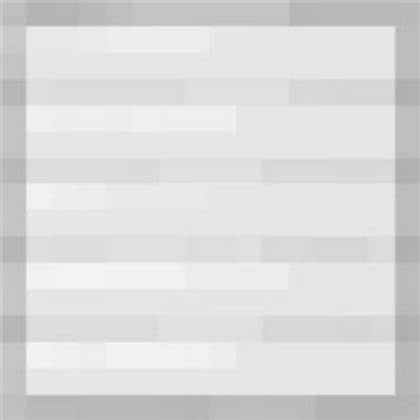
#> input picture materials/Iron_block.jpg, 420 x 420 px
$ python origin.py Iron_block.jpg 5 out.png
#> lines starting #> are read from the running program, lines starting #| are printed output that depends on the picture
#!/usr/bin/env python

# img2fmem.py - image to FPGA memory map converter
# By Will Green - https://timetoexplore.net
# Copyright (c) 2018, Will Green, Licensed under BSD 3-Clause License
# For latest version and docs visit https://github.com/WillGreen/fpgatools

import os
import sys
from PIL import Image

if len(sys.argv) != 4:
    print("usage: python img2fmem.py image_file colour_bits output_format")
    print("       image_file: source image file name")
    print("       colour_bits: number of colour bits per pixel: 4, 6, or 8")
    print("       output_format: mem or coe")
    sys.exit()

MESSAGE = "Generated by img2fmem.py - https://github.com/WillGreen/fpgatools\n"

input_file = sys.argv[1]
base_name = os.path.splitext(input_file)[0]

colour_bits = int(sys.argv[2])
if colour_bits == 4:
    pal_size = 16
elif colour_bits == 6:
    pal_size = 64
else:
    pal_size = 256  # default to 8-bit
    colour_bits = 8  # explictly assign a value so we can use in COE format

output_format = sys.argv[3]

# load source image
source_img = Image.open(input_file)
#> source_img is the input picture: PIL image 420x420 RGB; min 173, max 246, mean 219.7
prev_img = source_img.copy()  # take a copy for later preview process
(width, height) = source_img.size
#> width = 420; height = 420

# Reduce to 12-bit precision (4-bit per colour) in range 0-15
pixels = source_img.load()
for x in range(width):
    for y in range(height):
        pixels[x, y] = tuple([p // 16 for p in pixels[x, y]])

# Convert to limited colour palette
dest_img = source_img.convert('P', palette=Image.ADAPTIVE, colors=pal_size)
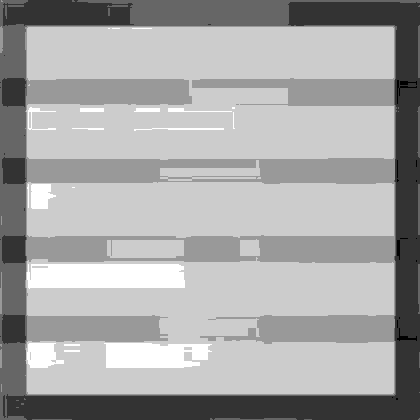
#> dest_img: PIL image 420x420 P; min 10, max 15, mean 13.25; drawn with min black and max white
dest_pal = dest_img.palette.palette

# Generate hex image output
image_data = dest_img.getdata()
image_output = ''
if output_format == 'mem':
    image_output += "// " + MESSAGE
    for d in image_data:
        image_output += hex(d)[2:] + "\n"
elif output_format == 'coe':
    image_output += "; " + MESSAGE
    image_output += "memory_initialization_radix={:d};".format(colour_bits)
    image_output += "\nmemory_initialization_vector=\n"
    for d in image_data:
        image_output += hex(d)[2:] + ",\n"
    # replace last comma with semicolon to complete coe statement
    image_output = image_output[:-2]
    image_output += ";\n"
else:
    print("Error: output_format should be mem or coe.")
    sys.exit()
#> (the program exits here)
